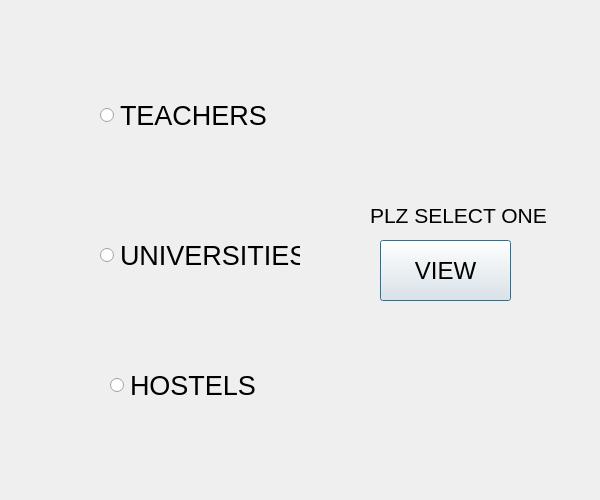
<?xml version="1.0" encoding="UTF-8"?>
<ui version="4.0">
 <class>ViewDialog</class>
 <widget class="QDialog" name="ViewDialog">
  <property name="geometry">
   <rect>
    <x>0</x>
    <y>0</y>
    <width>600</width>
    <height>500</height>
   </rect>
  </property>
  <property name="minimumSize">
   <size>
    <width>600</width>
    <height>500</height>
   </size>
  </property>
  <property name="maximumSize">
   <size>
    <width>600</width>
    <height>500</height>
   </size>
  </property>
  <property name="windowTitle">
   <string>Dialog</string>
  </property>
  <widget class="QRadioButton" name="radioButton_host">
   <property name="geometry">
    <rect>
     <x>110</x>
     <y>320</y>
     <width>200</width>
     <height>130</height>
    </rect>
   </property>
   <property name="font">
    <font>
     <pointsize>20</pointsize>
    </font>
   </property>
   <property name="text">
    <string>HOSTELS</string>
   </property>
  </widget>
  <widget class="QRadioButton" name="radioButton_uni">
   <property name="geometry">
    <rect>
     <x>100</x>
     <y>190</y>
     <width>200</width>
     <height>130</height>
    </rect>
   </property>
   <property name="font">
    <font>
     <pointsize>20</pointsize>
    </font>
   </property>
   <property name="text">
    <string>UNIVERSITIES</string>
   </property>
  </widget>
  <widget class="QRadioButton" name="radioButton_teach">
   <property name="geometry">
    <rect>
     <x>100</x>
     <y>50</y>
     <width>200</width>
     <height>130</height>
    </rect>
   </property>
   <property name="font">
    <font>
     <pointsize>20</pointsize>
    </font>
   </property>
   <property name="text">
    <string>TEACHERS</string>
   </property>
  </widget>
  <widget class="QLabel" name="label">
   <property name="geometry">
    <rect>
     <x>370</x>
     <y>190</y>
     <width>201</width>
     <height>51</height>
    </rect>
   </property>
   <property name="font">
    <font>
     <pointsize>16</pointsize>
    </font>
   </property>
   <property name="text">
    <string>PLZ SELECT ONE</string>
   </property>
  </widget>
  <widget class="QPushButton" name="pushButton_view">
   <property name="geometry">
    <rect>
     <x>380</x>
     <y>240</y>
     <width>131</width>
     <height>61</height>
    </rect>
   </property>
   <property name="font">
    <font>
     <pointsize>18</pointsize>
    </font>
   </property>
   <property name="text">
    <string>VIEW</string>
   </property>
  </widget>
 </widget>
 <resources/>
 <connections/>
</ui>
